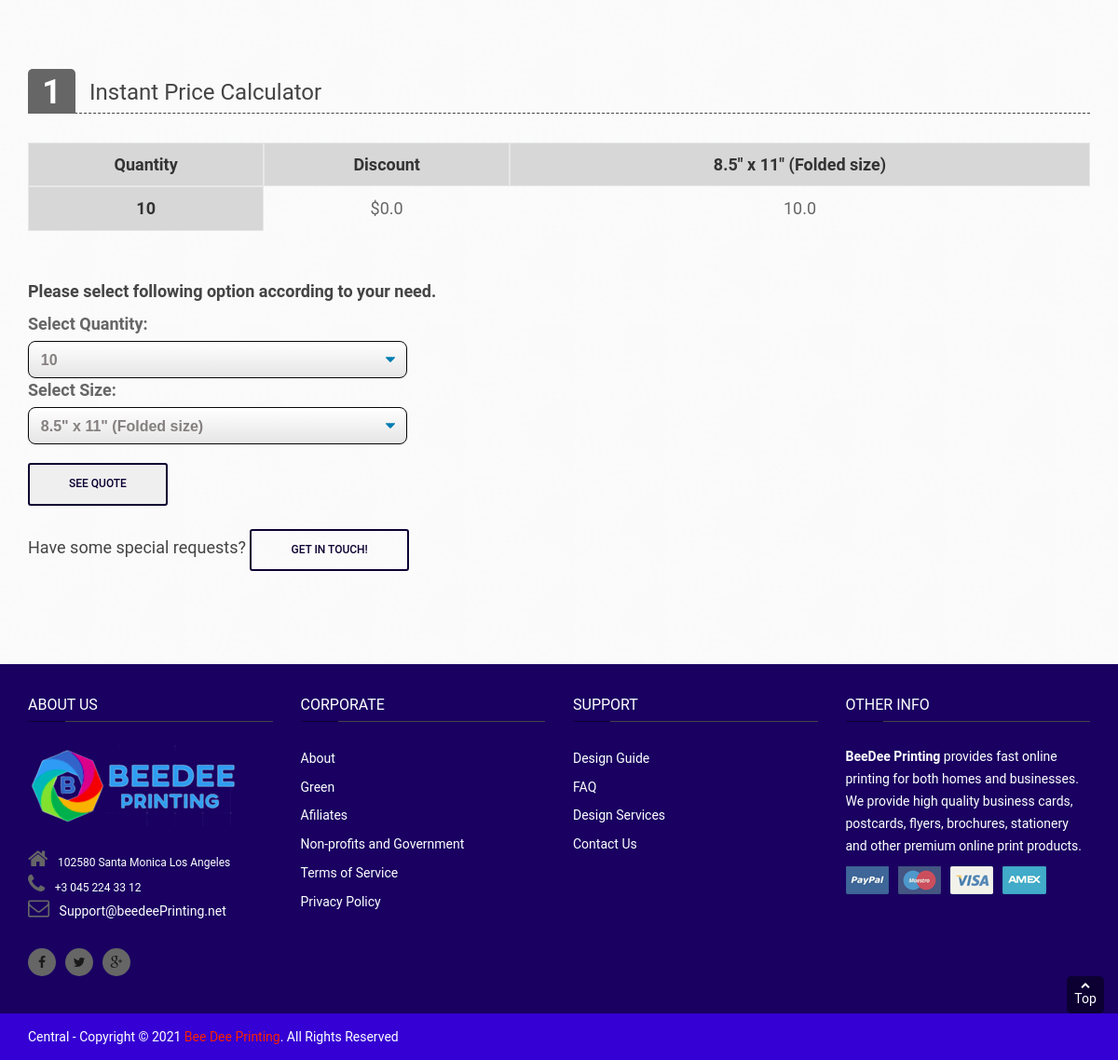
/marketing-products/calenders-detail (lower part), run on an earlier commit of the app's database.
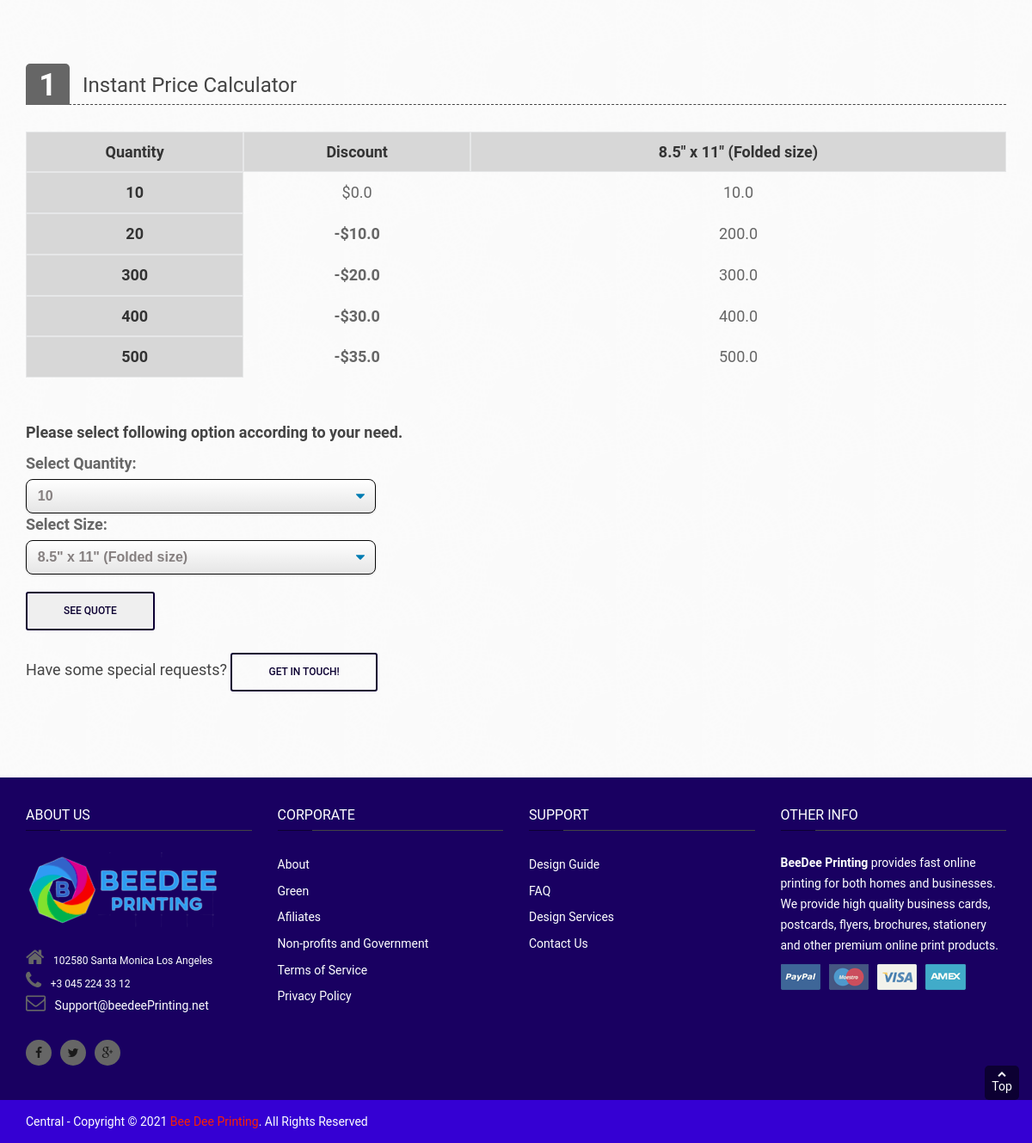
And on a later commit of the database.
### Marketing_Products/models.py (models this page shows, shortened)
class Calendars(models.Model):
    quantity = models.PositiveIntegerField(default=0, blank=False, editable=True)
    price = models.FloatField(default=0, blank=False, editable=True, validators=[MinValueValidator(0.0)])
    Discount = models.FloatField(default=0, blank=False, editable=True, validators=[MinValueValidator(0.0)])
    class Meta:
        verbose_name = "1 - Calendar"

### Marketing_Products/views.py (the view)
# urls.py: path('calenders-detail', Calendars_detail, name= 'calenders-detail'),
def Calendars_detail (request):
    product = mp_products.objects.get(id=2)
    table = Calendars.objects.all()
    b_object = b_products.objects.all()
    bc_object = bc_products.objects.all()
    bs_object = bs_products.objects.all()
    lf_object = lf_products.objects.all()
    mp_object = mp_products.objects.all()
    urls_bc_aside =  urls_bc_aside = ["/business-cards/business-card-detail" , "/business-cards/edge-painted-detail", "/business-cards/foil-business-card-detail","/business-cards/raised-spot-uv-business-card-detail", "/business-cards/pantone-business-cards-detail", "/business-cards/plastic-business-cards-detail", "/business-cards/raised-ink-business-cards-detail"]
    urls_bs_aside =  ["/business-stationary/envelopes-detail", "/business-stationary/letterhead-detail", "/business-stationary/notepad-detail"]
    urls_lf_aside = ["/large-format/floor-stickers-detail", "/large-format/foamcore-poster-detail", "/large-format/poster-printing-detail", "/large-format/retractable-banners-detail", "/large-format/table-cover-detail"]
    urls_mp_aside = ["calenders-detail","brouchers-flyers-detail" , "postcards-detail", "hangtags-detail", "labels-and-stickers-detail" , "ncr-forms-detail" , "presentation-folder-detail", "custom-holiday-cards-detail"]
    b_urls = ["/boxes/pillow-boxes-detail", "/boxes/gable-boxes-detail" ,"/boxes/window-boxes-detail", "/boxes/mailer-boxes-detail" , "/boxes/kraft-boxes-detail", "/boxes/cosmetics-boxes-detail" ,"/boxes/sleeve-boxes-detail", "/boxes/display-boxes-detail", "/boxes/beverage-boxes-detail", "/boxes/candle-boxes-detail", "/boxes/auto-parts-boxes-detail", "/boxes/pizza-boxes-detail"]
    b_aside = zip(b_urls,b_object)
    mp_aside = zip(urls_mp_aside, mp_object)
    bs_aside = zip(urls_bs_aside, bs_object)
    bc_aside = zip(urls_bc_aside,bc_object)
    lf_aside = zip(urls_lf_aside, lf_object)
    menu = Calendars.objects.all()
    menu1 = Extra_features.objects.all()
    if request.POST:
        var = request.POST
        quantity = var['quantity']
        size = var['size']
        size_quantity_query = Calendars.objects.filter(quantity=quantity).values('price')
        discount_query = Calendars.objects.filter(quantity=quantity).values('Discount')
        for u in size_quantity_query:
            size_quantity = u['price']
        for y in discount_query:
            price_discount = y['Discount']
        total_price = size_quantity - price_discount
        extra_f_dict = {"Size": size,
                       }
        request.session['invoice'] = total_price
        request.session['label'] = product.Label
        request.session['discount'] = price_discount
        request.session['id'] = 2
        request.session['cat'] = 'mp_products'
        request.session['extra_f'] = extra_f_dict
        request.session['quantity'] = quantity
        print('Form Submitted')
    else:
        total_price = 0
        request.session['invoice'] = 0
        request.session['label'] = ' '
        request.session['discount'] = 0
        request.session['id'] = 1
        request.session['quantity'] = 0
        request.session['cat'] = 'mp_products'
        print('Form not submitted')
    context = {
        'total_price' : total_price,
        "menu": menu,
        "menu1": menu1,
        "table" : table,
        "bc_product" : bc_object,
        "bs_product" : bs_object,
        "lf_product" : lf_object,
        "mp_product" : mp_object,
        "label" : product.Label,
        "Description": product.Description,
        "image1" : product.image1,
        "image2" : product.image2,
        "image3" : product.image3,
        "bc_aside"   : bc_aside,
        "bs_aside" : bs_aside,
        "lf_aside": lf_aside,
        "b_aside": b_aside,
        "mp_aside": mp_aside,
    }
    if request.POST:
        return redirect('checkout')
    return render(request, "Marketing_Products/calenders.html", context)

### Marketing_Products/templates/Marketing_Products/calenders.html (shortened to what this page needs)
{% extends 'base.html' %}
{% load static %}
{% block content %}
<main class="main" id="product-detail">
    <section class="add-to-cart-w">
        <div class="container">
            <div class="row">
                <div class="col-md-12 col-sm-12 product-options">
                    <div class="atc-header">
                        <span class="number">1</span>
                        <h3>Instant Price Calculator</h3>
                    </div>
                    <div class="row">
                        <div class="option-grib-w col-md-12">
                            <div class="scroll-pane horizontal-only">
                                <table>
                                    <tr class="strikeout">
                                        <th>Quantity</th>
                                        <th>Discount</th>
                                        <th rowspan="1"> 8.5" x 11" (Folded size) </th>
                                    </tr>
                                    {% for table in table %}
                                    <tr>
                                        <th>{{ table.quantity }} </th>
                                        <td>
                                            {% if table.Discount %}
                                            <strong> -${{ table.Discount }} </strong>
                                            {% else %}
                                            ${{ table.Discount }}
                                           {% endif %}
                                        </td>
                                        <td>
                                            {{ table.price }}
                                        </td>
                                    </tr>
                                    {% endfor %}
                                </table>
                            </div>
                        </div>
                    </div>
                    <br>
                    <br>
                    <form method="POST" id="product-detail-form">
                        <p><strong>Please select following option according to your need.</strong></p>
                        <div class="options-list-w">
                            <div class="row">
                                <div class="block-options col-md-4 col-sm-5">
                                    <div class="options-col">
                                        <label for="cars">Select Quantity:</label>
                                        <select class="select-css" name="quantity">
                                            {% for menu in menu %}
                                            <option value="{{ menu.quantity }}">{{ menu.quantity }}</option>
                                            {% endfor %}
                                        </select>
                                    </div>
                                </div>
                            </div>
                            <div class="row">
                                <div class="block-options col-md-4 col-sm-5">
                                    <div class="options-col">
                                        <label for="cars">Select Size:</label>
                                        <select class="select-css" name="size">
                                            <option value="size"> 8.5" x 11" (Folded size) </option>
                                        </select>
                                    </div>
                                </div>
                            </div>
                        </div>
                        <input class="btn-readmore" type="submit" value="See Quote" >
                    </form>
                    <br>
                    <p style="padding-right:30px;"> Have some special requests?
                        <a href="{% url 'contact-us' %}" class="btn-readmore">Get in touch!</a>
                    </p>
                </div>
            </div>
        </div>
    </section>
</main>
{% endblock content %}

### core/templates/base.html (shortened to what this page needs)
{% load static %}
<!DOCTYPE html>
<html lang="en">
<head>
	<link rel="stylesheet" type="text/css" href="{% static 'css/bootstrap.min.css' %}">
	<link rel="stylesheet" type="text/css" href="{% static 'css/font-awesome.min.css' %}">
	<link rel="stylesheet" type="text/css" href="{% static 'css/owl.carousel.css' %}">
	<link rel="stylesheet" type="text/css" href="{% static 'css/settings.css' %}">
	<link rel="stylesheet" type="text/css" href="{% static 'css/jquery.jscrollpane.css' %}">
	<link rel="stylesheet" type="text/css" href="{% static 'css/subscribe-better.css' %}">
	<link rel="stylesheet" type="text/css" href="{% static 'css/owl.transitions.css' %}">
	<link rel="stylesheet" type="text/css" href="{% static 'css/theme-default.css' %}">
	<link rel="stylesheet" type="text/css" href="{% static 'css/newsletter.css' %}">
	<link rel="stylesheet" type="text/css" href="{% static 'css/responsive.css' %}">
	<link rel="stylesheet" type="text/css" href="{% static 'css/fonts/css8e24.css' %}">
	<link rel="stylesheet" type="text/css" href="{% static 'css/fonts/css3ad1.css' %}">
	<link rel="stylesheet" type="text/css" href="{% static 'css/fonts/css9fec.css' %}">
	<link rel="stylesheet" type="text/css" href="{% static 'css/ourstyle.css' %}">
</head>
<body>
	{% block content %}
	{% endblock content %}
	<footer>
		<div class="footer-main">
			<div class="container">
				<div class="row">
					<div class="col-md-3 col-sm-4 col-xs-12 about-us footer-col">
						<h2>About Us</h2>
						<div class="footer-content">
							<a href="{% url 'home' %}" title="Cmsmart logo footer" class="logo-footer">
								<img src="{% static 'images/footer-logo.png' %}" alt="logo footer">
							</a>
							<ul class="info">
								<li>
									<i class="fa fa-home"></i>
									<span class="span1">102580 Santa Monica Los Angeles</span>
								</li>
								<li>
									<i class="fa fa-phone"></i>
									<span class="span1">+3 045 224 33 12</span>
								</li>
								<li>
									<i class="fa fa-envelope-o"></i>
									<span><a href="mailto:support@netbaseteam.net"
											title="send mail to Cmsmart">Support@beedeePrinting.net</a></span>
								</li>
							</ul>
							<ul class="footer-social">
								<li>
									<a href="#" title="Facebook">
										<i class="fa fa-facebook"></i>
									</a>
								</li>
								<li>
									<a href="#" title="Twiter">
										<i class="fa fa-twitter"></i>
									</a>
								</li>
								<li>
									<a href="#" title="Google plus">
										<i class="fa fa-google-plus"></i>
									</a>
								</li>
							</ul>
						</div>
					</div>
					<div class="col-md-3 col-sm-4 col-xs-12 corporate footer-col">
						<h2>Corporate</h2>
						<div class="footer-content">
							<ul>
								<li>
									<a href="about-us.html" title="About us">About</a>
								</li>
								<li>
									<a href="cart.html" title="Green">Green</a>
								</li>
								<li>
									<a href="checkout.html" title="Afiliates">Afiliates</a>
								</li>
								<li>
									<a href="contact.html" title="Non-profits and Government">Non-profits and
										Government</a>
								</li>
								<li>
									<a href=" #" title="Terms of Service">Terms of Service</a>
								</li>
								<li>
									<a href="faq.html" title="Privacy Policy">Privacy Policy</a>
								</li>
							</ul>
						</div>
					</div>
					<div class="col-md-3 col-sm-4 col-xs-12 support footer-col">
						<h2>Support</h2>
						<div class="footer-content">
							<ul>
								<li>
									<a href="#" title="Design Guide">Design Guide</a>
								</li>
								<li>
									<a href="faq.html" title="FAQ">FAQ</a>
								</li>
								<li>
									<a href="#" title="Design Service">Design Services</a>
								</li>
								<li>
									<a href="contact.html" title="Contact Us">Contact Us</a>
								</li>
							</ul>
						</div>
					</div>
					<div class="col-md-3 col-xs-12 other-info footer-col hidden-sm">
						<h2>Other Info</h2>
						<div class="footer-content">
							<p>
								<strong>BeeDee Printing</strong> provides fast online printing for both homes and businesses. We provide high
								quality business cards, postcards, flyers, brochures, stationery and other premium
								online print products.
							</p>
							<img src="{% static 'images/footer-payment.png' %}" alt="Payment method">
						</div>
					</div>
				</div>
			</div>
		</div>
		<div class="footer-bottom">
			<div class="container">
				<div class="row">
					<div class="col-md-12">
						<p class="copy-right">Central - Copyright ©
							<script>document.write(new Date().getFullYear())</script> <a href="{% url 'home' %}"
								title="Cmsmart - Magento theme">Bee Dee Printing</a>. All Rights Reserved
						</p>
						<a href="#" id="back-to-top">
							<i class="fa fa-chevron-up"></i>
							Top
						</a>
					</div>
				</div>
			</div>
		</div>
	</footer>
</body>
</html>

### static/css/responsive.css (style rules this page uses)
@media (min-width: 1200px) { .options-list-w .block-options { width:37.333%; } }

### Marketing_Products/templates/Marketing_Products/calenders.html (style rules this page uses)
.select-css { display: block; font-size: 16px; font-family: sans-serif; font-weight: 700; color: rgb(133, 127, 127); line-height: 1.3; padding: .6em 1.4em .5em .8em; width: 100%; max-width: 100%; box-sizing: border-box; margin: 0; border: 1px solid #080808; box-shadow: 0 1px 0 1px rgba(0, 0, 0, .04); border-radius: .5em; -moz-appearance: none; -webkit-appearance: none; appearance: none; background-color: #fff; background-repeat: no-repeat, repeat; background-position: right .7em top 50%, 0 0; background-size: .65em auto, 100%; }
.select-css option { font-weight: normal; }

What changed in the data, as far as the page shows it:
added Calendars: quantity "20", Discount "10.0", price "200.0"
added Calendars: quantity "300", Discount "20.0", price "300.0"
added Calendars: quantity "400", Discount "30.0", price "400.0"
added Calendars: quantity "500", Discount "35.0", price "500.0"
